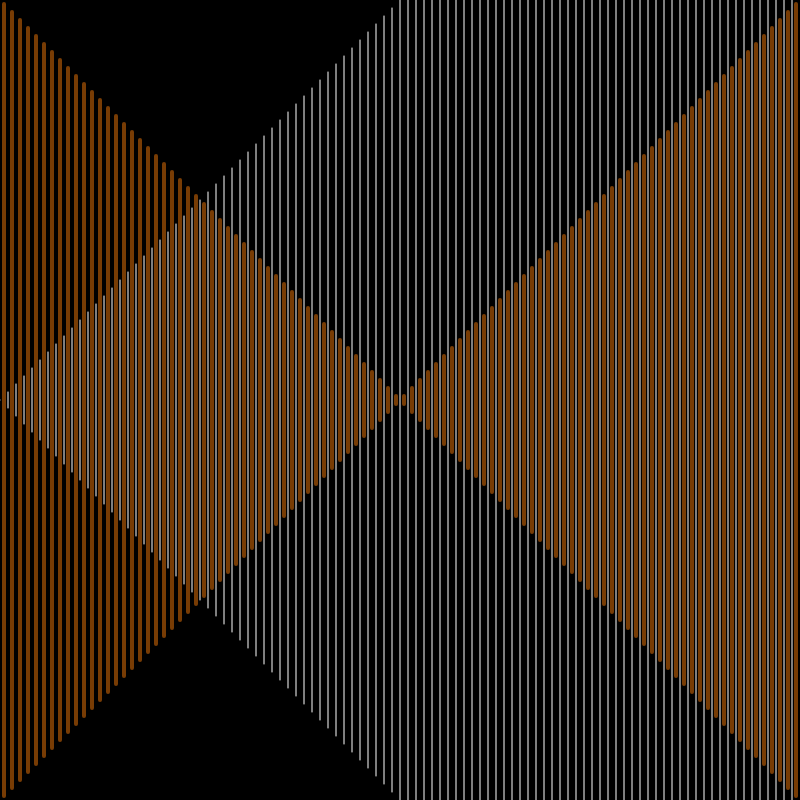
Frame 1 (no input)
Frame 60 (no input): identical to frame 1, image omitted
Frame 120 (the mouse pressed at the canvas centre since frame 60): identical to frame 1, image omitted

The p5.js sketch that drew this single still picture (run headless with seeded random() and noise() and a simulated clock; from frame 60 on, the mouse is pressed at the canvas centre):

// p5.js sketch
// ── sketch.js
const interval = 4; //global variable
let num;

function setup() {
  createCanvas(800, 800); //width, height
  num = width/interval;
}

function draw() {
  background(0);

  for(let i=0; i<num; i++) {
    let startx, starty, endx, endy;
    let c, weight;
  
    startx = i*interval;
    endx = i*interval;

    if(i%2 === 0) { //even
      c = color(255);
      weight = 1;
      starty = height/2-i*4;
      endy = height/2+i*4;
    } else {  //odd
      c = color(120, 60, 4);
      weight = 4;
      starty = i*4;
      endy = height - i*4;
    }

    noFill();
    stroke(c);
    strokeWeight(weight);
    line(startx, starty, endx, endy);
  }
}
